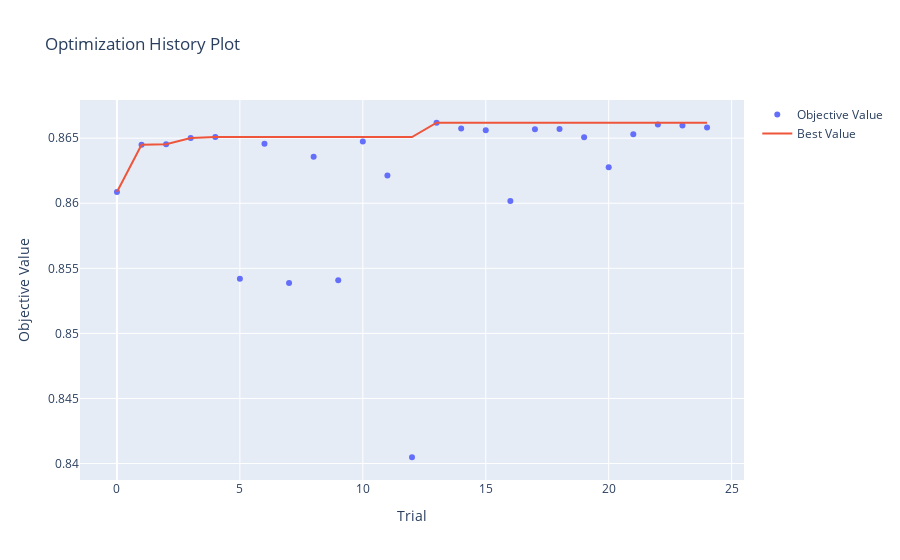

The cell this chart's notebook holds for it:
### Markdown cell above
Saved:
{'n_estimators': 730,
 'max_depth': 13,
 'bootstrap': True,
 'min_samples_leaf': 7,
 'min_samples_split': 14,
 'max_samples': 0.8053623789842076,
 'max_features': 'sqrt',
 'n_jobs': -1}

### Code cell
optuna.visualization.plot_optimization_history(study_rf)

### Figure 1 — Plotly figure (JSON) as saved in the notebook; plotly's stock layout.template omitted (floating-point values rounded to 4 significant figures)
{"data": [{"mode": "markers", "name": "Objective Value", "type": "scatter", "x": [0, 1, 2, 3, 4, 5, 6, 7, 8, 9, 10, 11, 12, 13, 14, 15, 16, 17, 18, 19, 20, 21, 22, 23, 24], "y": [0.8609, 0.8645, 0.8645, 0.865, 0.8651, 0.8542, 0.8646, 0.8539, 0.8636, 0.8541, 0.8647, 0.8621, 0.8405, 0.8662, 0.8657, 0.8656, 0.8602, 0.8657, 0.8657, 0.8651, 0.8628, 0.8653, 0.8661, 0.866, 0.8658]}, {"mode": "lines", "name": "Best Value", "type": "scatter", "x": [0, 1, 2, 3, 4, 5, 6, 7, 8, 9, 10, 11, 12, 13, 14, 15, 16, 17, 18, 19, 20, 21, 22, 23, 24], "y": [0.8609, 0.8645, 0.8645, 0.865, 0.8651, 0.8651, 0.8651, 0.8651, 0.8651, 0.8651, 0.8651, 0.8651, 0.8651, 0.8662, 0.8662, 0.8662, 0.8662, 0.8662, 0.8662, 0.8662, 0.8662, 0.8662, 0.8662, 0.8662, 0.8662]}, {"marker": {"color": "#cccccc"}, "mode": "markers", "name": "Infeasible Trial", "showlegend": false, "type": "scatter", "x": [], "y": []}], "layout": {"autosize": true, "title": {"text": "Optimization History Plot"}, "xaxis": {"autorange": true, "range": [-1.465, 25.46], "title": {"text": "Trial"}, "type": "linear"}, "yaxis": {"autorange": true, "range": [0.8384, 0.8683], "title": {"text": "Objective Value"}, "type": "linear"}}}
